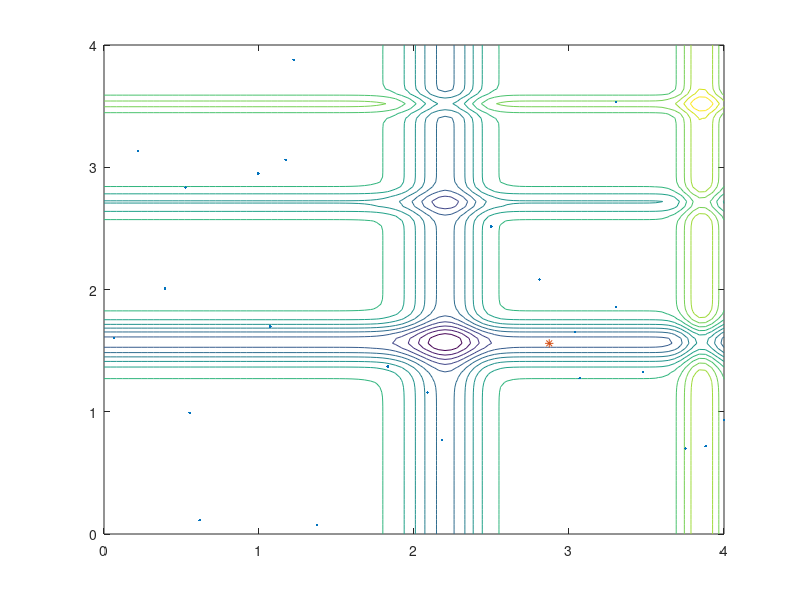
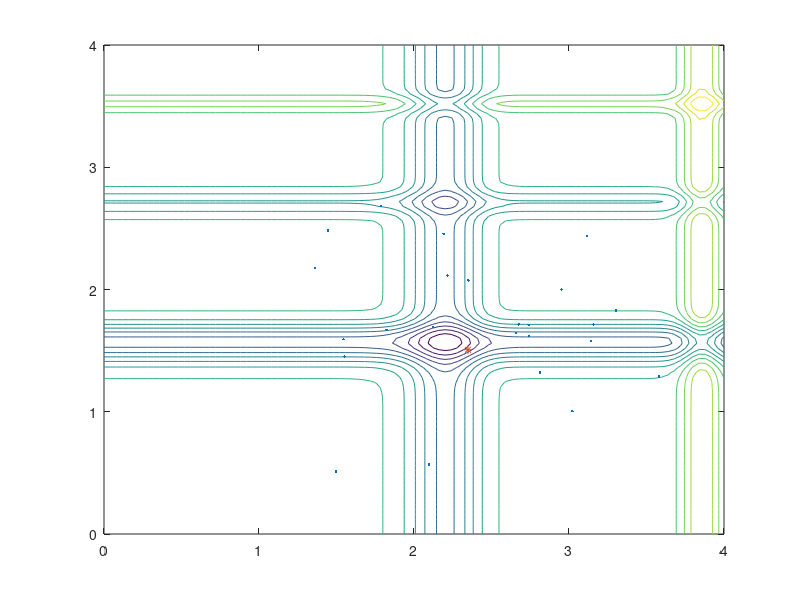
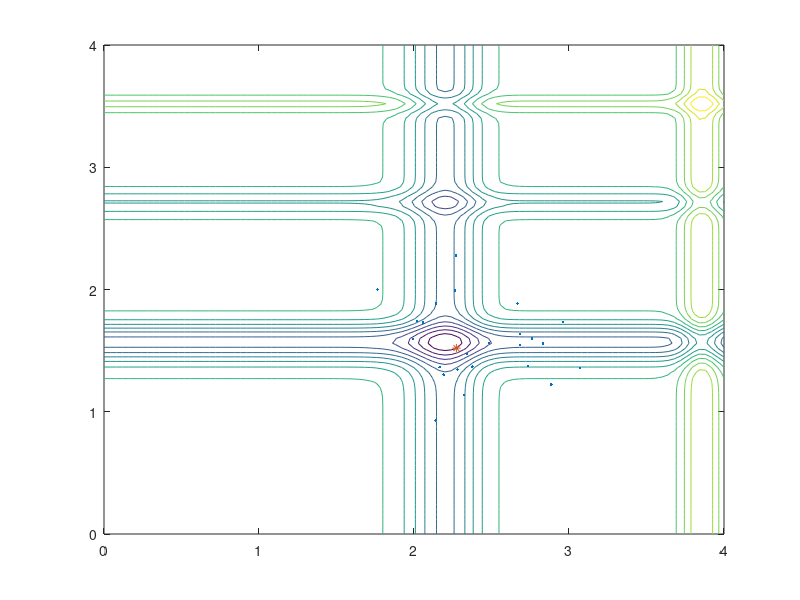
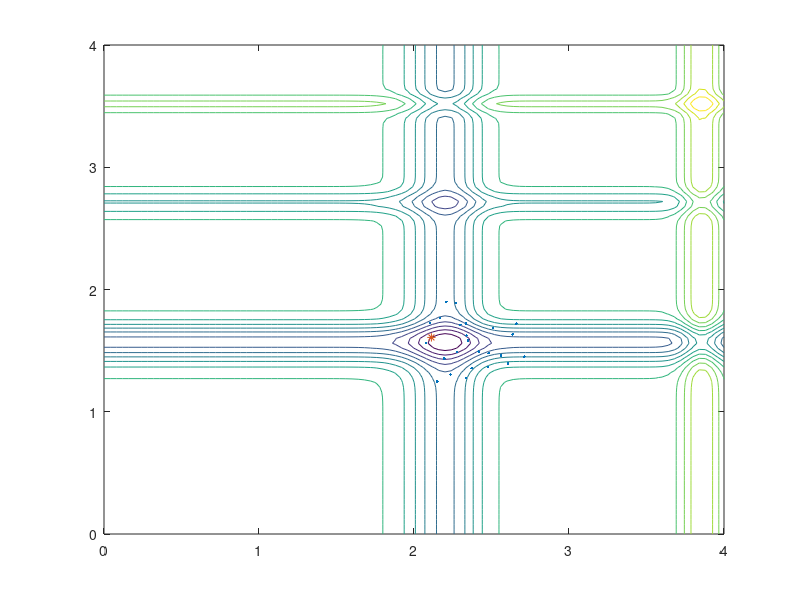

Write the MATLAB code that produced these figures, in order.
% ======================================================== %
% The Particle Swarm Optimization
% ======================================================== %
% Usage: pso(number_of_particles,Num_iterations)
% eg:   best=pso(20,10);
% where best=[xbest ybest zbest]  %an n by 3 matrix
%   xbest(i)/ybest(i) are the best at ith iteration

function [best]=pso(n, Num_iterations)
% n=number of particles
% Num_iterations=total number of iterations
if nargin<2,   Num_iterations=20;  end
if nargin<1,   n=25;          end
% Michalewicz Function f*=-1.801 at [2.20319,1.57049]
% Splitting two parts to avoid long lines in printing
str1='-sin(x)*(sin(x^2/3.14159))^20';
str2='-sin(y)*(sin(2*y^2/3.14159))^20';
funstr=strcat(str1,str2);
% Converting to an inline function and vectorization
f=vectorize(inline(funstr));
% range=[xmin xmax ymin ymax];
range=[0 4 0 4];
% ----------------------------------------------------
% Setting the parameters: alpha, beta
% Random amplitude of roaming particles alpha=[0,1]
% alpha=gamma^t=0.7^t;
% Speed of convergence (0->1)=(slow->fast)
beta=0.5;
% ----------------------------------------------------
% Grid values of the objective function
% These values are used for visualization only
Ngrid=100;
dx=(range(2)-range(1))/Ngrid;
dy=(range(4)-range(3))/Ngrid;
xgrid=range(1):dx:range(2); ygrid=range(3):dy:range(4);
[x,y]=meshgrid(xgrid,ygrid);
z=f(x,y);
% Display the shape of the function to be optimized
figure(1);
surfc(x,y,z);
% ---------------------------------------------------
best=zeros(Num_iterations,3);   % initialize history
% ----- Start Particle Swarm Optimization -----------
% generating the initial locations of n particles
[xn,yn]=init_pso(n,range);
% Display the paths of particles in a figure
% with a contour of the objective function
%figure(2);
% Start iterations
for i=1:Num_iterations,
figure(i);
% Show the contour of the function
  contour(x,y,z,15); hold on;
% Find the current best location (xo,yo)
zn=f(xn,yn);
zn_min=min(zn);
xo=min(xn(zn==zn_min));
yo=min(yn(zn==zn_min));
zo=min(zn(zn==zn_min));
% Trace the paths of all roaming particles
% Display these roaming particles
plot(xn,yn,'.',xo,yo,'*'); axis(range);
% The accelerated PSO with alpha=gamma^t
  gamma=0.7; alpha=gamma.^i;
% Move all the particles to new locations
[xn,yn]=pso_move(xn,yn,xo,yo,alpha,beta,range);
drawnow;
% Use "hold on" to display paths of particles
hold off;
% History
best(i,1)=xo; best(i,2)=yo; best(i,3)=zo;
end   %%%%% end of iterations



% ----- Subfunctions  -----

% Intial locations of n particles
function [xn,yn]=init_pso(n,range)
xrange=range(2)-range(1); yrange=range(4)-range(3);
xn=rand(1,n)*xrange+range(1);
yn=rand(1,n)*yrange+range(3);

% Move all the particles toward (xo,yo)
function [xn,yn]=pso_move(xn,yn,xo,yo,a,b,range)
nn=size(yn,2);  %a=alpha, b=beta
xn=xn.*(1-b)+xo.*b+a.*(rand(1,nn)-0.5);
yn=yn.*(1-b)+yo.*b+a.*(rand(1,nn)-0.5);
[xn,yn]=findrange(xn,yn,range);

% Make sure the particles are within the range
function [xn,yn]=findrange(xn,yn,range)
nn=length(yn);
for i=1:nn,
   if xn(i)<=range(1), xn(i)=range(1); end
   if xn(i)>=range(2), xn(i)=range(2); end
   if yn(i)<=range(3), yn(i)=range(3); end
   if yn(i)>=range(4), yn(i)=range(4); end
end
